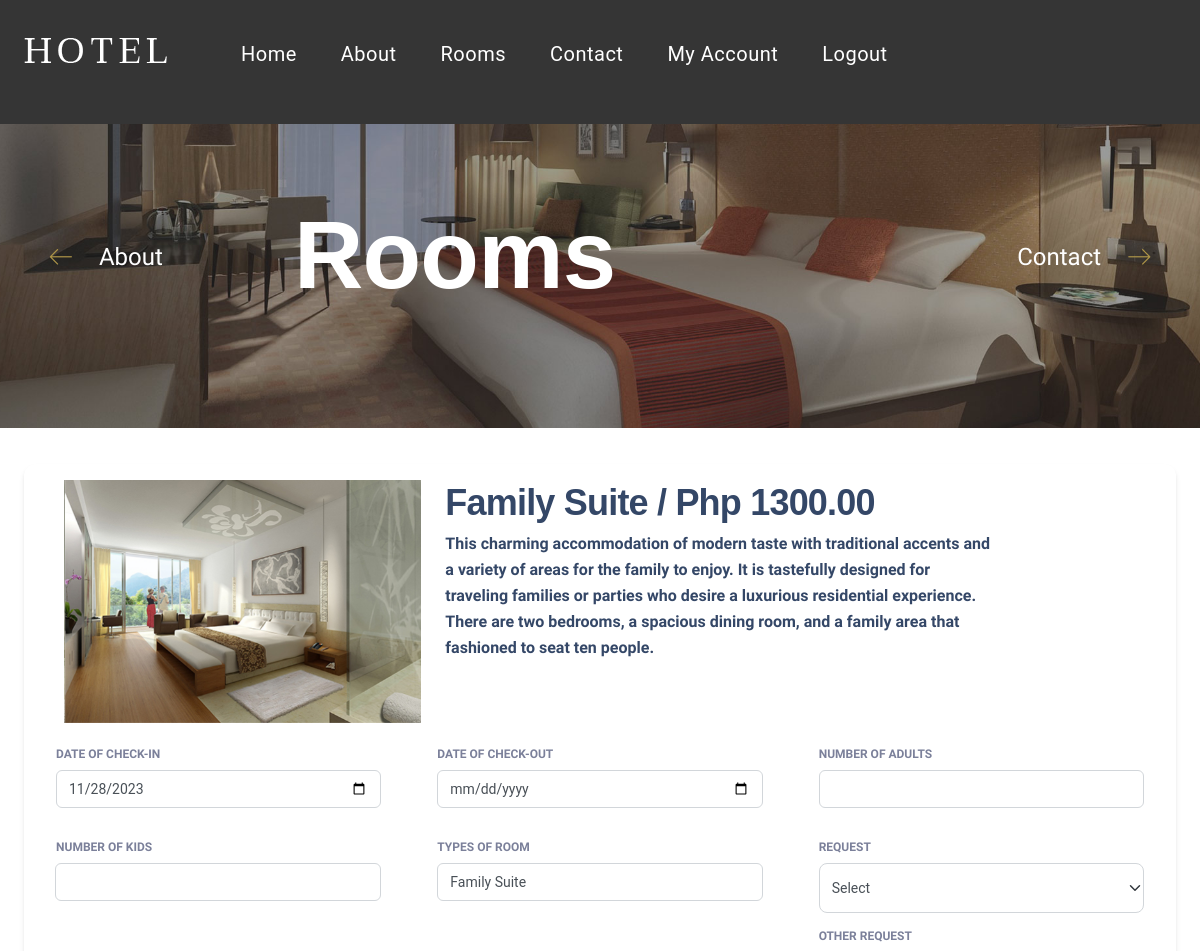
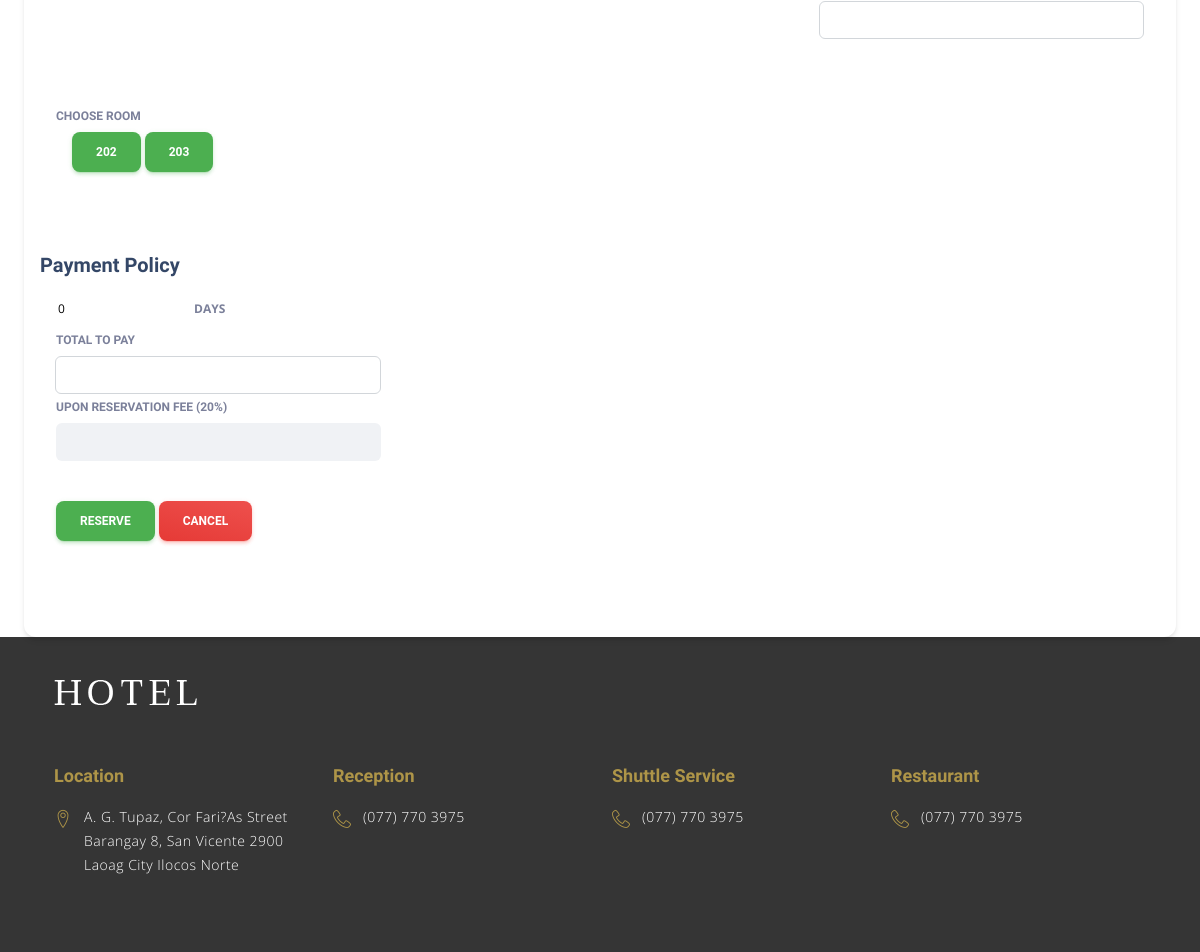
Screenshot of /HOTEL/pages/familyrm.php with the database file from the repository (2 pictures, top to bottom).
### tables this page shows
CREATE TABLE `rooms` (
  `ID` int(11) NOT NULL,
  `room_number` int(11) NOT NULL,
  `room_type` text NOT NULL,
  `price` float NOT NULL,
  `information` text NOT NULL,
  `pillow` int(11) NOT NULL,
  `rug` int(11) NOT NULL,
  `bedsheet` int(11) NOT NULL,
  `towel` int(11) NOT NULL,
  `electricfan` int(11) NOT NULL,
  `bed` text NOT NULL,
  `status` text NOT NULL,
  `images` varchar(100) NOT NULL
);

CREATE TABLE `reservation_fee` (
  `ID` int(11) NOT NULL,
  `fee` int(11) NOT NULL
);

### HOTEL/pages/familyrm.php (the view, shortened to what this page needs)
<?php
include_once("config.php");
 $rs=mysqli_query($mysqli,"select * from rooms where room_type='Family Suite'");
$rss=mysqli_query($mysqli,"select * from reservation_fee");
if($result=mysqli_fetch_array($rss)){
    $fee        = $result['fee'];
  }
?>
<?php
include_once("database/dbreserve.php");
?>
<!DOCTYPE html>
<html lang="zxx">
<head>
    <link rel="stylesheet" href="css/bootstrap.min.css" type="text/css">
    <link rel="stylesheet" href="css/font-awesome.min.css" type="text/css">
    <link rel="stylesheet" href="css/flaticon.css" type="text/css">
    <link rel="stylesheet" href="css/linearicons.css" type="text/css">
    <link rel="stylesheet" href="css/owl.carousel.min.css" type="text/css">
    <link rel="stylesheet" href="css/jquery-ui.min.css" type="text/css">
    <link rel="stylesheet" href="css/nice-select.css" type="text/css">
    <link rel="stylesheet" href="css/magnific-popup.css" type="text/css">
    <link rel="stylesheet" href="css/slicknav.min.css" type="text/css">
    <link rel="stylesheet" href="css/style.css" type="text/css">
  <link id="pagestyle" href="../assets/css/material-dashboard.css?v=3.0.0" rel="stylesheet" />
</head>
<body onload="onload();">
    <header class="header-section">
        <div class="container-fluid">
            <div class="inner-header">
                <div class="logo">
                    <a href="./homepages.php"><img src="img/logo.png" alt=""></a>
                </div>
                    <div class="container" align="">
                    <div class="row">
                        <div class="col-xl-12">
                            <nav class="main-menu mobile-menu" >
                               <?php include_once("menuhome.php");?>
                            </nav>
                        </div>
                    </div>
                </div>
            </div>
        </div>
    </header>
    <section class="hero-section set-bg" data-setbg="img/video-bg.jpg">
        <div class="hero-text">
            <div class="container">
                <div class="row">
                    <div class="col-lg-12">
                        <h1>Rooms</h1>
                    </div>
                </div>
                <div class="page-nav">
                    <a href="./about-us.php" class="left-nav"><i class="lnr lnr-arrow-left"></i> About</a>
                    <a href="./contact.php" class="right-nav">Contact <i class="lnr lnr-arrow-right"></i></a>
                </div>
            </div>
        </div>
    </section>
    <section class="room-section spad">
        <div class="card card-body mx-3 mx-md-4 mt-n6">
        <form method="post"  action="familyrm.php">
             <div class="row gx-4 mb-2">
          <div class="col-auto">
          </div>
          <div class="col-lg-4 " >
                      <?php
            $dd = mysqli_query($mysqli,"SELECT * from rooms where room_type='Family Suite'");
             if ( $rses=mysqli_fetch_array($dd)) {
               $image = $rses['images'];
                $image_src = "picture/".$image;
                       echo "  <div class='room-pic-slider owl-carousel'>";
                          echo "   <div class='single-room-pic'>";
                           echo "      <img src='$image_src' alt=''>";
                          echo "   </div>";
                    } ?>
                        </div>
                    </div>
          <div class="col-lg-6">
            <?php
            $result = mysqli_query($mysqli,"SELECT room_type FROM rooms where room_type='Family Suite'");
            $pric   = mysqli_query($mysqli,"SELECT price FROM rooms where room_type='Family Suite'");
            $info   = mysqli_query($mysqli,"SELECT information FROM rooms where room_type='Family Suite'");
            if($rowsi = mysqli_fetch_array($info)) {
                if($row = mysqli_fetch_array($pric)) {
              if($rows = mysqli_fetch_array($result)) {
                if ( $res=mysqli_fetch_array($rs)) {
            ?>
            <div class="h-100">
              <h2 class="mb-1">
                <?php } ?><?php echo $rows['room_type']  ?>  <?php } ?> / Php <?php echo number_format(round($row['price'],2),2,'.', '')?>
              </h2>
               <h6 class="mb-1">
               <?php } ?><?php echo $rowsi['information']  ?><br><br>
              </h6>
            </div>
            <?php } ?>
          </div>
        </div>
               <div class="row">
                <div class="col-12 col-xl-4">
              <div class="card card-plain h-100">
                <div class="card-body p-3">
                  <h6 class="text-uppercase text-body text-xs font-weight-bolder" >Date of check-in</h6>
                 <div class="input-group input-group-outline" >
               <input type="date" class="form-control" name="checkin" id="dd1" onchange="kk();"   min="<?php echo date("Y-m-d"); ?>" value="<?php echo date("Y-m-d"); ?>" required/>
            </div>
                </div>
              </div>
            </div> <div class="col-12 col-xl-4">
              <div class="card card-plain h-100">
                <div class="card-body p-3">
                  <h6 class="text-uppercase text-body text-xs font-weight-bolder">Date of check-out</h6>
                 <div class="input-group input-group-outline">
               <input type="date" class="form-control" name="checkout" id="dd2"  min="<?php echo date("Y-m-d"); ?>" onchange="kk();" required/>
            </div>
                </div>
              </div>
            </div>
    <div class="col-12 col-xl-4">
              <div class="card card-plain h-100">
                <div class="card-body p-3">
                  <h6 class="text-uppercase text-body text-xs font-weight-bolder">Number of Adults</h6>
                 <div class="input-group input-group-outline">
              <input type="Number" class="form-control" name="adults" min="1"  id="timer02_min"  max="5" required/>
            </div>
                </div>
              </div>
            </div>
            <div class="col-12 col-xl-4">
              <div class="card card-plain h-100">
                <div class="card-body p-3">
                  <h6 class="text-uppercase text-body text-xs font-weight-bolder">Number of Kids</h6>
                 <div class="input-group input-group-outline">
              <label class="form-label"></label>
               <input type="Number" class="form-control" name="kids" min="1"  id="kido"  max="5" />
            </div>
                </div>
              </div>
            </div>
 <div class="col-12 col-xl-4">
              <div class="card card-plain h-100">
                <div class="card-body p-3">
                  <h6 class="text-uppercase text-body text-xs font-weight-bolder">Types of room</h6>
                 <div class="input-group input-group-outline">
              <input type="text" class="form-control" value="Family Suite" name="typerm" readonly="">
            </div>
                </div>
              </div>
            </div>
            <div class="col-12 col-xl-4">
              <div class="card card-plain h-100">
                <div class="card-body p-3">
                  <h6 class="text-uppercase text-body text-xs font-weight-bolder">Request</h6>
                 <div class="input-group input-group-outline">
               <select class="form-select form-select-lg mb-3" name="reqs"id="req" aria-label=".form-select-lg example">
                  <option selected>Select</option>
                </select>
            </div>
             <h6 class="text-uppercase text-body text-xs font-weight-bolder">Other Request</h6>
                <div class="input-group input-group-outline">
              <input type="text" class="form-control" name="othreq">
            </div>
                </div>
              </div>
            </div>
 <input type="text" class="form-control" name="s" id="ikwalsd">
            <div class="col-12 col-xl-4">
              <div class="card card-plain h-100"style="padding-right: 30%;">
                <div class="card-body p-3 " >
                   <h6 class="text-uppercase text-body text-xs font-weight-bolder" >Choose Room</h6>
                <div class="mb-5 ps-3" >
                   <?php
                        while ( $res=mysqli_fetch_array($rs)) {
                                $type=$res['status'];
                                if (strcmp($type,"available")==0) {
                                    echo " <input type='button' class='btn btn-success' name='rm' id='lolz' value='".$res['room_number']."'></input>";
                                }else{
                                    echo "<a title='Occupied'> <input type='button'  type='button' class='btn btn-danger' value='".$res['room_number']."' disabled ></a>   ";
                                }
                    }
                   ?>
              </div>
            </div>
                </div>
              </div>
 <div class="col-12 col-xl-4">
              <div class="card card-plain h-100">
              </div>
            </div>
                  <div class="col-12 col-xl-4">
              <div class="card card-plain h-100"style="padding-right: 10%;">
                <div class="card-body p-3 " >
            </div>
                </div>
              </div>
          <div class="col-auto my-auto">
            <div class="h-100">
              <h5 class="mb-1">
               Payment Policy
              </h5>
            </div>
          </div>
                  <div class="col-12 col-xl-4">
              <div class="card card-plain h-100"style="padding-right: 10%;">
                <div class="card-body p-3 " >
            </div>
                </div>
              </div>
                  <div class="col-12 col-xl-4">
              <div class="card card-plain h-100"style="padding-right: 10%;">
                <div class="card-body p-3 " >
            </div>
                </div>
              </div>
               <div class="col-12 col-xl-4">
              <div class="card card-plain h-100">
                <div class="card-body p-3">
 <p class="text-uppercase text-body text-xs font-weight-bolder">
  <input type="text" style="outline: none; border-top-style: hidden;border-right-style: hidden;border-left-style: hidden;border-bottom-style: hidden;" name="indys"  id="vald" value = "0"readonly/>days</p>
  <h6 class="text-uppercase text-body text-xs font-weight-bolder">Total to Pay</h6>
                 <div class="input-group input-group-outline">
              <input type="number" class="form-control" name="pay" id="payer"  readonly/>
            </div>
            <div style="padding-bottom: 2% "></div>
              <h6 class="text-uppercase text-body text-xs font-weight-bolder">Upon Reservation Fee (<?php echo $fee; ?>%)</h6>
                   <input type="number" class="form-control" name="reservefee" id="reservefee"  readonly/>
                </div>
              </div>
            </div>
            <div class="col-12 mt-4" >
              <div class="mb-5 ps-3" >
                <button  class="btn btn-success" type="submit" name="submitinfo"  onclick="myFunction()">Reserve</button>
                <button type="button" class="btn bg-gradient-danger">Cancel</button>
              </div>
            </div>
               </div>
        </div>
    </section>
      <footer class="footer-section">
        <div class="container">
            <div class="row">
                <div class="col-lg-12">
                    <div class="footer-logo">
                        <a href="#"><img src="img/logo.png" alt=""></a>
                    </div>
                </div>
            </div>
            <div class="row pb-50">
                <div class="col-lg-3 col-sm-6">
                    <div class="single-footer-widget">
                        <h5>Location</h5>
                        <div class="widget-text">
                            <i class="lnr lnr-map-marker"></i>
                            <p>A. G. Tupaz, Cor Fari?As Street Barangay 8, San Vicente 2900 Laoag City Ilocos Norte</p>
                        </div>
                    </div>
                </div>
                <div class="col-lg-3 col-sm-6">
                    <div class="single-footer-widget">
                        <h5>Reception</h5>
                        <div class="widget-text">
                            <i class="lnr lnr-phone-handset"></i>
                            <p>(077) 770 3975</p>
                        </div>
                    </div>
                </div>
                <div class="col-lg-3 col-sm-6">
                    <div class="single-footer-widget">
                        <h5>Shuttle Service</h5>
                        <div class="widget-text">
                            <i class="lnr lnr-phone-handset"></i>
                            <p>(077) 770 3975</p>
                        </div>
                    </div>
                </div>
                <div class="col-lg-3 col-sm-6">
                    <div class="single-footer-widget">
                        <h5>Restaurant</h5>
                        <div class="widget-text">
                            <i class="lnr lnr-phone-handset"></i>
                            <p>(077) 770 3975</p>
                        </div>
                    </div>
                </div>
            </div>
        </div>
    </footer>
</body>
</html>

### HOTEL/pages/css/style.css (style rules this page uses)
html, body { height: 100%; font-family: "Taviraj", serif; -webkit-font-smoothing: antialiased; font-smoothing: antialiased; background: none; }
h1, h2, h3, h4, h5, h6 { margin: 0; color: #111111; font-weight: 500; font-family: "Taviraj", serif; }
h1 { font-size: 70px; }
h2 { font-size: 36px; }
h5 { font-size: 18px; }
h6 { font-size: 16px; }
p { font-size: 16px; color: #858585; font-family: "Open Sans", sans-serif; font-weight: 400; line-height: 28px; margin: 0 0 15px 0; }
img { max-width: 100%; }
.set-bg { background-repeat: no-repeat; background-size: cover; background-position: top center; }
.spad { padding-top: 100px; padding-bottom: 100px; }
.header-section { background: #353535; padding: 38px 0; position: absolute; left: 0; width: 100%; }
.inner-header .logo { float: left; padding-left: 35px; margin-right: 30px; }
.inner-header .logo a { display: block; }
.inner-header .main-menu { float: left; margin-right: 25px; }
.pb-50 { padding-bottom: 50px; }
.footer-section { background: #353535; padding-top: 43px; overflow: hidden; }
.footer-section .footer-logo { margin-bottom: 50px; }
.footer-section .footer-logo a { display: block; }
.footer-section .single-footer-widget { margin-bottom: 25px; }
.footer-section .single-footer-widget h5 { font-size: 18px; line-height: 42px; color: #ae9548; }
.footer-section .single-footer-widget .widget-text { position: relative; }
.footer-section .single-footer-widget .widget-text i { position: absolute; left: 0; top: 5px; font-size: 18px; color: #ae9548; }
.footer-section .single-footer-widget .widget-text p { font-size: 14px; line-height: 24px; letter-spacing: 0.5px; color: #ffffff; margin-left: 30px; }
.hero-section { height: 428px; padding-top: 207px; }
.hero-text { position: relative; padding-left: 270px; }
.hero-text h1 { font-size: 96px; color: #ffffff; line-height: 96px; }
.hero-text .page-nav a { display: inline-block; color: #ffffff; font-size: 24px; font-weight: 500; font-family: "Taviraj", serif; position: absolute; left: 49px; top: 30%; }
.hero-text .page-nav a i { color: #ae9548; position: relative; top: 2px; }
.hero-text .page-nav a.left-nav i { margin-right: 20px; }
.hero-text .page-nav a.right-nav { left: auto; right: 49px; }
.hero-text .page-nav a.right-nav i { margin-left: 20px; }
.room-section { padding-bottom: 0; }
@media (min-width: 1200px) { .container { max-width: 1176px; } }
@media only screen and (min-width: 1200px) and (max-width: 1300px) { .inner-header .logo { padding-left: 0; } }

### rows the page displays
rooms: images (picture)
rooms: rm "202"
rooms: rm "203"
reservation_fee: fee "20"

### other values shown
$rows['room_type'] "Family Suite"
$row['price'] "1300.00"
